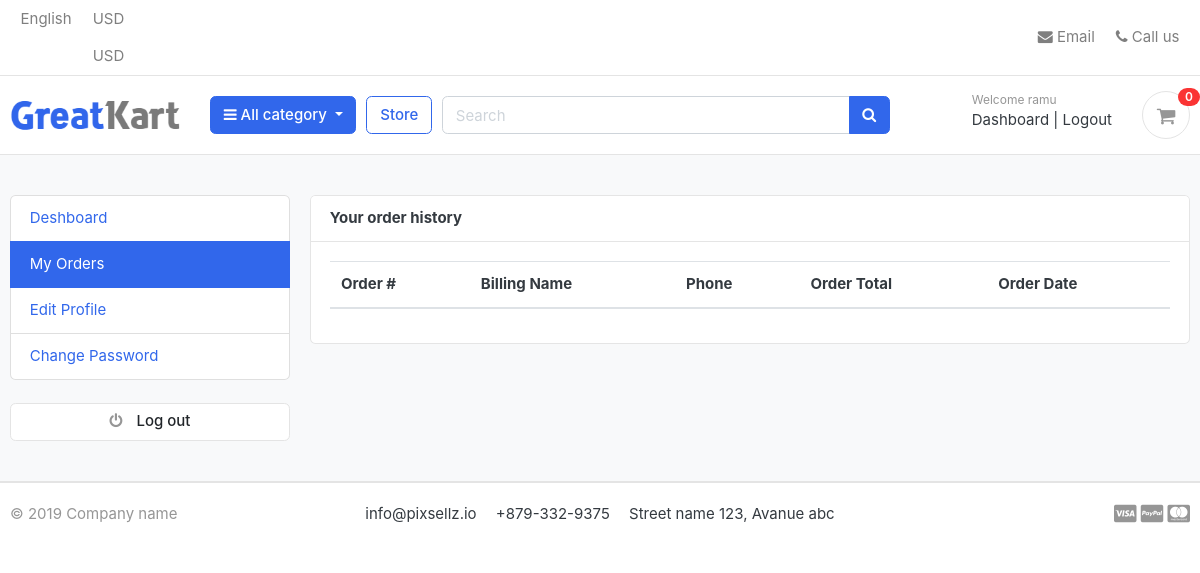
Page /accounts/my_orders/ (signed in) on the earlier database version.
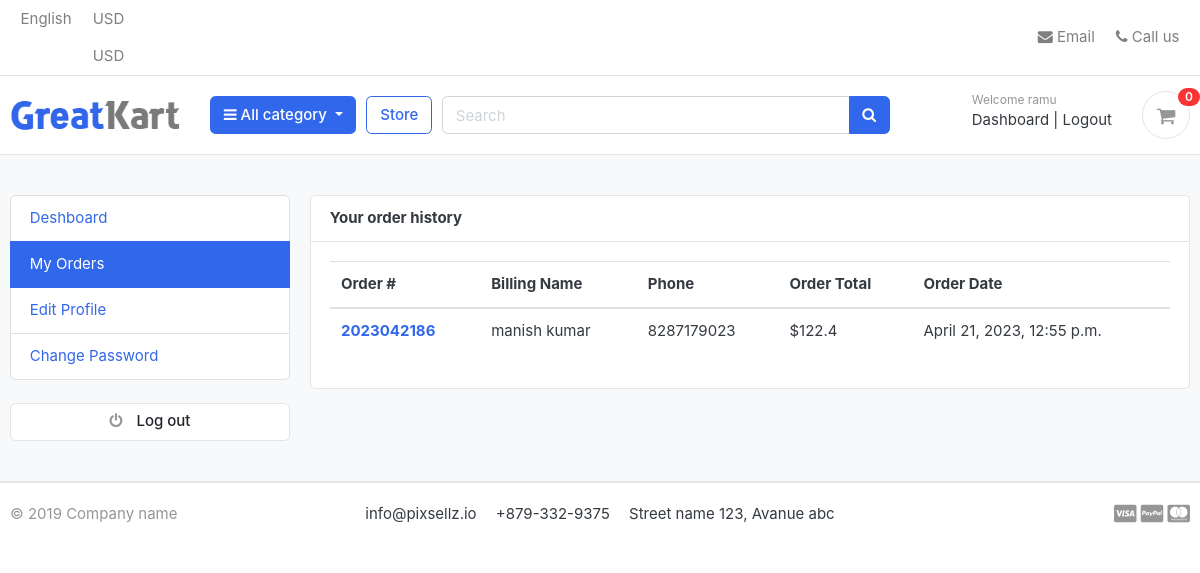
Same page on the later database version.
### orders/models.py (models this page shows, shortened)
class Order(models.Model):
    STATUS = (
        ('New', 'New'),
        ('Accepted', 'Accepted'),
        ('Completed', 'Completed'),
        ('Cancelled', 'Cancelled')
    )
    user = models.ForeignKey(Account, on_delete=models.SET_NULL, null=True)
    payment = models.ForeignKey(Payment, on_delete=models.SET_NULL , blank=True, null=True)
    order_number = models.CharField(max_length=20)
    first_name = models.CharField(max_length=50)
    last_name = models.CharField(max_length=50)
    phone = models.CharField(max_length=15)
    email = models.EmailField(max_length=50)
    address_line_1 = models.CharField(max_length=50)
    address_line_2 = models.CharField(max_length=50 , blank=True)
    country = models.CharField(max_length=50)
    state = models.CharField(max_length=50)
    city = models.CharField(max_length=50)
    order_note = models.CharField(max_length=100, blank=True)
    order_total = models.FloatField()
    tax = models.FloatField()
    status = models.CharField(max_length=10, choices=STATUS, default='New')
    ip = models.CharField(blank=True, max_length=20)
    is_ordered = models.BooleanField(default=False)
    created_at = models.DateTimeField(auto_now_add=True)
    updated_at = models.DateTimeField(auto_now=True)
    def full_name(self):
        return f'{self.first_name} {self.last_name}'

### accounts/views.py (the view)
# urls.py: path('my_orders/' , views.my_orders , name='my_orders'),
@login_required(login_url='login')
def my_orders(request):
    orders = Order.objects.filter(user = request.user , is_ordered=True).order_by('-created_at')
    context = {
        'orders':orders
    }
    return render(request , 'accounts/my_orders.html' , context)

### carts/context_processors.py (called while the page is built)
def counter(request):
    cart_count = 0
    if 'admin' in request.path:
        return {}
    else:
        try:
            cart = Cart.objects.filter(cart_id=_cart_id(request))
            if request.user.is_authenticated:
                cart_items = CartItem.objects.all().filter(user=request.user)
            else:
                cart_items = CartItem.objects.all().filter(cart=cart[:1])
            for cart_item in cart_items:
                cart_count += cart_item.quantity
        except Cart.DoesNotExist:
            cart_count = 0
    return dict(cart_count= cart_count)

### carts/views.py (called while the page is built)
def _cart_id(request):
    cart = request.session.session_key
    if not cart:
        cart = request.session.create()
    return cart

### category/context_processors.py (called while the page is built)
def menu_links(request):
    links = Category.objects.all()
    return dict(links = links)

### category/models.py (called while the page is built)
    def get_url(self):
        return reverse('products_by_category', args=[self.slug])

### templates/accounts/my_orders.html (shortened to what this page needs)
{% extends 'base.html' %}
{% block content %}
<section class="section-conten padding-y bg">
    <div class="container">
        <div class="row">
        {% include 'includes/deshboard_sidebar.html'%}
        <main class="col-md-9">
            <article class="card">
            <header class="card-header">
                <strong class="d-inline-block mr-3">Your order history</strong>
            </header>
            <div class="card-body">
                <div class="row">
                    <div class="col-md-12">
                        <table class="table table-hover">
                            <thead>
                              <tr>
                                <th scope="col">Order #</th>
                                <th scope="col">Billing Name</th>
                                <th scope="col">Phone</th>
                                <th scope="col">Order Total</th>
                                <th scope="col">Order Date</th>
                              </tr>
                            </thead>
                            <tbody>
                                {% for order in orders %}
                              <tr>
                                <th scope="row"><a href ="{% url 'order_detail' order.order_number %}">{{order.order_number}}</a></th>
                                <td>{{order.full_name}}</td>
                                <td>{{order.phone}}</td>
                                <td>${{order.order_total}}</td>
                                <td>{{order.created_at}}</td>
                              </tr>
                              {% endfor %}
                            </tbody>
                          </table>
                    </div>
                </div>
            </div>
            </article>
        </main>
    </div>
    </div>
    </section>
{% endblock %}

Differences in the rows shown:
added Order: order_number "2023042186", full_name "manish kumar", phone "8287179023", order_total "122.4", created_at "April 21, 2023, 12:55 p.m."
